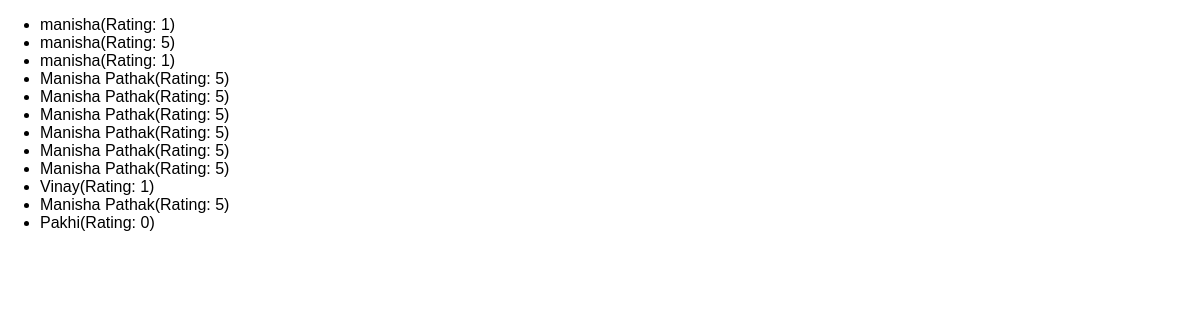
The app's page /reviews with its own data.
### reviews/models.py (models this page shows)
class Review(models.Model):
    user_name=models.CharField(max_length=100)
    review_text=models.TextField()
    rating=models.IntegerField()

### reviews/views.py (the view)
# urls.py: path("reviews", views.ReviewList.as_view()),
class ReviewList(ListView):
    template_name="reviews/review_list.html"
    model = Review
    context_object_name = "reviews"

### reviews/templates/reviews/review_list.html (shortened to what this page needs)
{% extends 'reviews/base.html' %}
{% block content %}
  <ul>
    {% for review in reviews %}
      <li>{{ review.user_name }}(Rating: {{ review.rating }})</li>
    {% endfor %}
  </ul>
{% endblock %}

### reviews/static/reviews/styles.css (style rules this page uses)
body { font-family: sans-serif; margin:0; }

### records on screen
Review: user_name "manisha", rating "1"
Review: user_name "manisha", rating "5"
Review: user_name "manisha", rating "1"
Review: user_name "Manisha Pathak", rating "5"
Review: user_name "Manisha Pathak", rating "5"
Review: user_name "Manisha Pathak", rating "5"
Review: user_name "Manisha Pathak", rating "5"
Review: user_name "Manisha Pathak", rating "5"
Review: user_name "Manisha Pathak", rating "5"
Review: user_name "Vinay", rating "1"
Review: user_name "Manisha Pathak", rating "5"
Review: user_name "Pakhi", rating "0"
